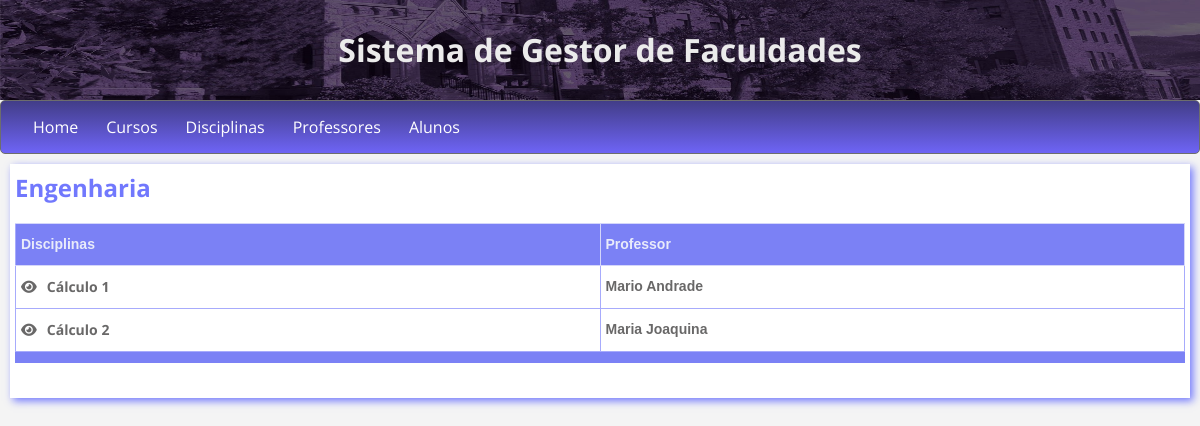
The app's page /curso/1 with its own data.
### cursos/models.py (models this page shows, shortened)
class Curso(models.Model):
    nome = models.CharField(max_length=50)

### disciplinas/models.py (models this page shows, shortened)
class Disciplina(models.Model):
    curso = models.ForeignKey(Curso, on_delete=models.CASCADE)
    nome = models.CharField(max_length=50)

### professores/models.py (models this page shows)
class Professor(models.Model):
    disciplina = models.ForeignKey(Disciplina, on_delete=models.SET_NULL, null=True, blank=True)
    nome = models.CharField(max_length=100)
    data_nascimento = models.DateField()
    salario = models.IntegerField()
    curso = models.ForeignKey(Curso, on_delete=models.SET_NULL, null=True, blank=True)
    def __str__(self):
        return self.nome

### cursos/views.py (the view)
# urls.py: path('curso/<int:curso_id>',views.entra_curso, name='entrando_curso'),
def entra_curso(request, **kwargs):
    curso = get_object_or_404(Curso, id=kwargs['curso_id'])
    disciplinas = curso.disciplina_set.all()
    contexto = {
        'obj_curso': curso,
        'disciplinas_do_curso' : disciplinas,
    }
    return render(request, 'curso.html', contexto)

### disciplinas/templatetags/custom_tags.py (called while the page is built)
@register.simple_tag
def verifica_professor(disciplina):
    professor = disciplina.professor_set.first()
    if professor:
        return professor
    else:
        return '-----'

### templates/curso.html
{% extends 'base.html' %}
{% load static %}
{% load custom_tags %}
{% block content %}
<h2 class="titulo-1">{{obj_curso.nome}}</h2>
<table class="tg">
    <colgroup>
    <col>
    </colgroup>
    <thead>
      <tr>
        <th style="border-left: 1px solid #a7abfc;" class="tg-y6cf">Disciplinas</th>
        <th class="tg-y6cf">Professor</th>
      </tr>
    </thead>
    <tbody>
        {% if not disciplinas_do_curso %}
        <tr>
            <td class="tg-0lax"></td>
            <td class="tg-0lax"></td>
        </tr>
        {% else %}
          {% for disciplina in disciplinas_do_curso %}
          {% verifica_professor disciplina as professor %}
            <tr>
                <td class="tg-0lax texto-tabela clear"> <a href="{% url 'entrando_disciplina' disciplina.id %}"> <i class="fas fa-eye visualizar"></i>{{disciplina.nome}} </a> </td>
                <td class="tg-0lax texto-tabela">{{professor}}</td>
            </tr>
          {% endfor %}
        {% endif %}
    </tbody>
    <tfoot class="tb-foot">
        <tr>
            <th class="tg-y6cf"></td>
            <th class="tg-y6cf"></td>
        </tr>
    </tfoot>
</table>
{% endblock %}

### static_dir/site.css (style rules this page uses)
body { margin: 0px; min-width: 368px; background-color: rgba(221, 221, 221, 0.308); }
* { box-sizing: border-box; font-family: 'Open Sans',sans-serif ; }
.clear a { text-decoration: none; color: #696868; }
h2 { display: block; font-size: 1.5em; margin-block-start: 0.83em; margin-block-end: 0.83em; margin-inline-start: 0px; margin-inline-end: 0px; font-weight: bold; }

### static_dir/css/corpo.css (style rules this page uses)
.titulo-1 { color: #7178fd; margin-top: 5px; }

### static_dir/css/tabelas.css (style rules this page uses)
.tg { border-collapse:collapse; border-spacing:0; table-layout: fixed; width: 100%; margin-bottom: 30px; }
.tg td { border-color:#a7abfc; border-style:solid; border-width:1px; font-family:Arial, sans-serif; font-size:14px; color: rgb(68, 68, 68); overflow:hidden; padding:10px 5px; word-break:normal; }
.tg th { border-color:#d4d6fa; border-style:solid; border-width:1px; font-family:Arial, sans-serif; font-size:14px; color: #e9ebfa; font-weight:bold; overflow:hidden; padding:10px 5px; word-break:normal; }
.tb-foot th { border-color:#7b81f5; border-style:solid; border-width:1px; font-family:Arial, sans-serif; font-size:14px; color: #ced0fd; font-weight:normal; overflow:hidden; padding:5px 2px; word-break:normal; }
.tg .tg-y6cf { background-color:#7b81f5; text-align:left; vertical-align:top }
.tg .tg-0lax { text-align:left; vertical-align:top }
.texto-tabela { color: #696868 !important; font-weight: bold; }
.visualizar { color: #696868; text-align: center !important; margin-right: 10px; }

### records on screen
Curso: nome "Engenharia"
Disciplina: nome "Cálculo 1"
Professor: nome "Mario Andrade"
Disciplina: nome "Cálculo 2"
Professor: nome "Maria Joaquina"
